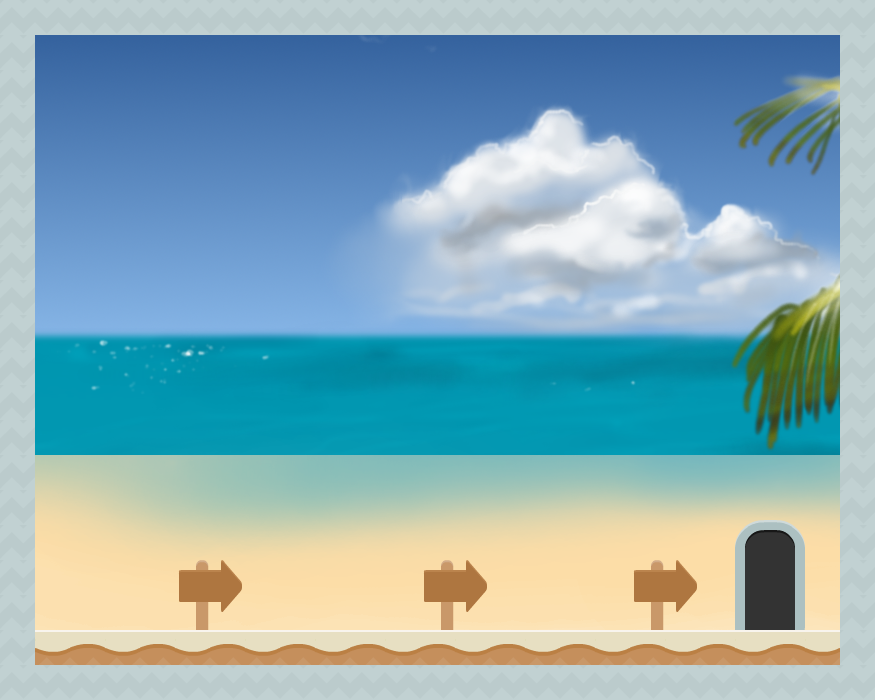

Below is a game level as drawn by its tile map, then a one-line description and the .tmx that defines it (tile-layer data replaced by summaries):
An orthogonal 25x20 tile map with 35x35 px tiles, 5 tile layers (Background, Border, Platform, Door Open, ...), 6 tilesets and 4 objects.

<map version="1.0" orientation="orthogonal" renderorder="right-down" width="25" height="20" tilewidth="35" tileheight="35" nextobjectid="5">
 <tileset firstgid="1" name="dirtCenter" tilewidth="35" tileheight="35">
  <image source="dirtCenter.png" trans="ff00ff" width="70" height="70" />
 </tileset>
 <tileset firstgid="5" name="sandHalfMid" tilewidth="35" tileheight="35">
  <image source="sandHalfMid.png" trans="ff00ff" width="70" height="70" />
 </tileset>
 <tileset firstgid="9" name="Menu_3" tilewidth="35" tileheight="35">
  <image source="Menu_3.png" trans="ff00ff" width="1600" height="1600" />
 </tileset>
 <tileset firstgid="2034" name="signRight" tilewidth="35" tileheight="35">
  <image source="signRight.png" trans="ff00ff" width="70" height="70" />
 </tileset>
 <tileset firstgid="2038" name="door_openMid" tilewidth="35" tileheight="35">
  <image source="door_openMid.png" trans="ff00ff" width="70" height="70" />
 </tileset>
 <tileset firstgid="2042" name="door_openTop" tilewidth="35" tileheight="35">
  <image source="door_openTop.png" trans="ff00ff" width="70" height="70" />
 </tileset>
 <layer name="Background" width="25" height="20">
  <data>[500 cells, 414 non-empty, 414 distinct tile ids]</data>
 </layer>
 <layer name="Border" width="25" height="20">
  <data>[500 cells, 86 non-empty, 2 distinct tile ids]</data>
 </layer>
 <layer name="Platform" width="25" height="20">
  <data>[500 cells, 23 non-empty, 2 distinct tile ids]</data>
 </layer>
 <objectgroup name="Platform Collision">
  <object id="1" x="35" y="35">
   <polyline points="0,0 0,595 805,595 805,0 0,0" />
  </object>
 </objectgroup>
 <objectgroup name="Player Start">
  <object id="2" x="70" y="560" width="70" height="70" />
  <object id="3" x="1155" y="455" />
 </objectgroup>
 <layer name="Door Open" width="25" height="20">
  <data>[500 cells, 8 non-empty, 8 distinct tile ids]</data>
 </layer>
 <objectgroup name="Player Finish">
  <object id="4" x="735" y="560" width="70" height="70" />
 </objectgroup>
 <layer name="Directional Arrow" width="25" height="20">
  <data>[500 cells, 12 non-empty, 4 distinct tile ids]</data>
 </layer>
</map>
